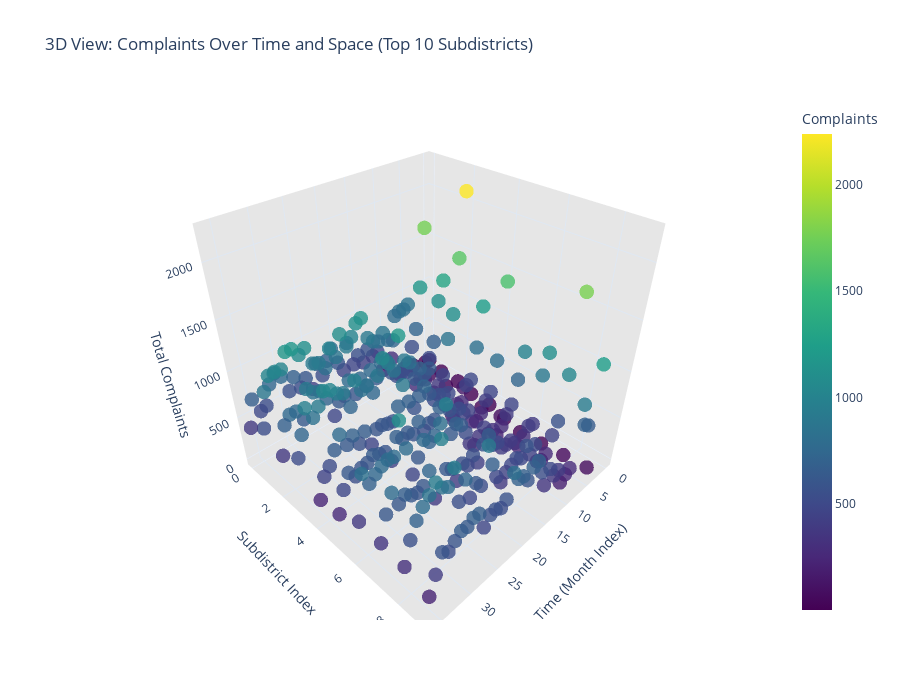

The notebook cell saved with this chart:
### Markdown cell above
### Graph Visualization 6: 3D Scatter - Temporal and Spatial Distribution

### Code cell
# Sample data for 3D visualization (top 10 subdistricts, monthly aggregation)
sample_data = daily_data[daily_data['subdistrict'].isin(top_10_subdistricts.index)].copy()
sample_data['month_year'] = sample_data['date_obj'].dt.to_period('M').astype(str)
sample_data['total_complaints'] = sample_data[target_cols].sum(axis=1)

# Aggregate by month and subdistrict
monthly_agg = sample_data.groupby(['month_year', 'subdistrict'])['total_complaints'].sum().reset_index()

# Create month index for plotting
monthly_agg['month_idx'] = pd.factorize(monthly_agg['month_year'])[0]
monthly_agg['subdistrict_idx'] = pd.factorize(monthly_agg['subdistrict'])[0]

# Create 3D scatter plot
fig = go.Figure(data=[go.Scatter3d(
    x=monthly_agg['month_idx'],
    y=monthly_agg['subdistrict_idx'],
    z=monthly_agg['total_complaints'],
    mode='markers',
    marker=dict(
        size=5,
        color=monthly_agg['total_complaints'],
        colorscale='Viridis',
        showscale=True,
        colorbar=dict(title="Complaints"),
        opacity=0.8
    ),
    text=[f"{row['month_year']}<br>{row['subdistrict']}<br>{row['total_complaints']:.0f} complaints"
          for _, row in monthly_agg.iterrows()],
    hoverinfo='text'
)])

# Update layout
fig.update_layout(
    title='3D View: Complaints Over Time and Space (Top 10 Subdistricts)',
    scene=dict(
        xaxis=dict(title='Time (Month Index)', backgroundcolor="rgb(230, 230,230)"),
        yaxis=dict(title='Subdistrict Index', backgroundcolor="rgb(230, 230,230)"),
        zaxis=dict(title='Total Complaints', backgroundcolor="rgb(230, 230,230)"),
    ),
    height=700,
    template='plotly_white'
)

fig.show()

### Figure 1 — Plotly figure (JSON) as saved in the notebook; plotly's stock layout.template omitted (floating-point values rounded to 4 significant figures; data arrays with more than 128 entries replaced by an {"elided": "..."} marker saying what was removed)
{"data": [{"hoverinfo": "text", "marker": {"color": {"elided": "337 int values"}, "colorbar": {"title": {"text": "Complaints"}}, "colorscale": [[0, "#440154"], [0.1111, "#482878"], [0.2222, "#3e4989"], [0.3333, "#31688e"], [0.4444, "#26828e"], [0.5556, "#1f9e89"], [0.6667, "#35b779"], [0.7778, "#6ece58"], [0.8889, "#b5de2b"], [1, "#fde725"]], "opacity": 0.8, "showscale": true, "size": 5}, "mode": "markers", "text": {"elided": "337 str values"}, "type": "scatter3d", "x": {"elided": "337 int values"}, "y": {"elided": "337 int values"}, "z": {"elided": "337 int values"}}], "layout": {"height": 700, "scene": {"xaxis": {"backgroundcolor": "rgb(230, 230,230)", "title": {"text": "Time (Month Index)"}}, "yaxis": {"backgroundcolor": "rgb(230, 230,230)", "title": {"text": "Subdistrict Index"}}, "zaxis": {"backgroundcolor": "rgb(230, 230,230)", "title": {"text": "Total Complaints"}}}, "title": {"text": "3D View: Complaints Over Time and Space (Top 10 Subdistricts)"}}}
